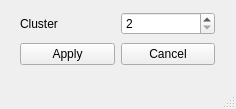
<?xml version="1.0" encoding="UTF-8"?>
<ui version="4.0">
 <class>Clustering</class>
 <widget class="QMainWindow" name="Clustering">
  <property name="geometry">
   <rect>
    <x>0</x>
    <y>0</y>
    <width>236</width>
    <height>109</height>
   </rect>
  </property>
  <property name="windowTitle">
   <string>Clustering</string>
  </property>
  <widget class="QWidget" name="centralwidget">
   <widget class="QWidget" name="layoutWidget">
    <property name="geometry">
     <rect>
      <x>20</x>
      <y>10</y>
      <width>195</width>
      <height>59</height>
     </rect>
    </property>
    <layout class="QGridLayout" name="gridLayout">
     <item row="0" column="0">
      <widget class="QLabel" name="label_cluster">
       <property name="text">
        <string>Cluster</string>
       </property>
      </widget>
     </item>
     <item row="1" column="0">
      <widget class="QPushButton" name="btn_apply">
       <property name="text">
        <string>Apply</string>
       </property>
      </widget>
     </item>
     <item row="1" column="1">
      <widget class="QPushButton" name="btn_cancel">
       <property name="text">
        <string>Cancel</string>
       </property>
      </widget>
     </item>
     <item row="0" column="1">
      <widget class="QSpinBox" name="num_cluster">
       <property name="minimum">
        <number>2</number>
       </property>
       <property name="maximum">
        <number>32</number>
       </property>
      </widget>
     </item>
    </layout>
   </widget>
  </widget>
  <widget class="QStatusBar" name="statusbar"/>
 </widget>
 <resources/>
 <connections>
  <connection>
   <sender>btn_cancel</sender>
   <signal>clicked()</signal>
   <receiver>Clustering</receiver>
   <slot>close()</slot>
   <hints>
    <hint type="sourcelabel">
     <x>167</x>
     <y>53</y>
    </hint>
    <hint type="destinationlabel">
     <x>117</x>
     <y>52</y>
    </hint>
   </hints>
  </connection>
 </connections>
</ui>
